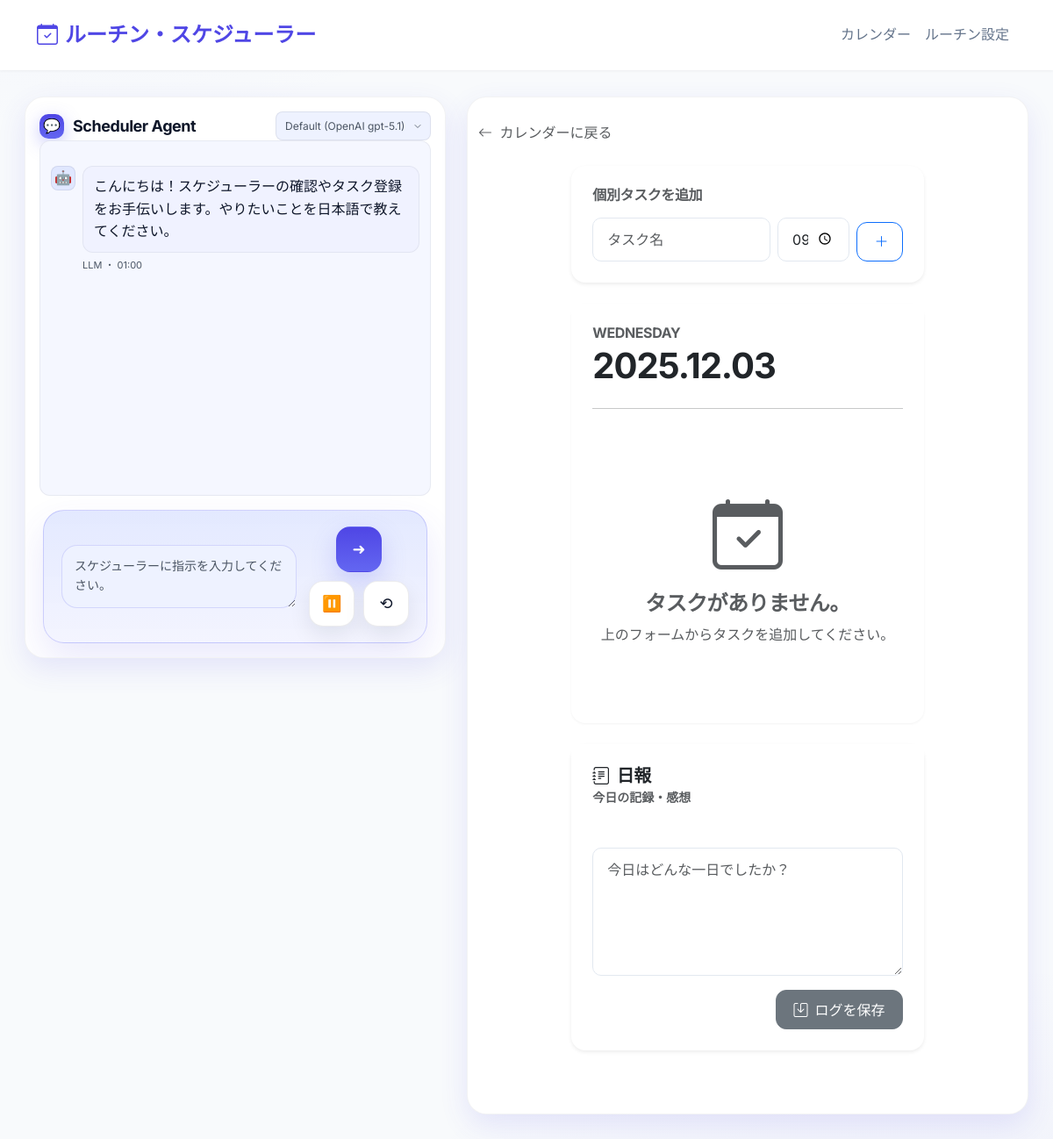
Page /day/2025-12-03 on the earlier database version.
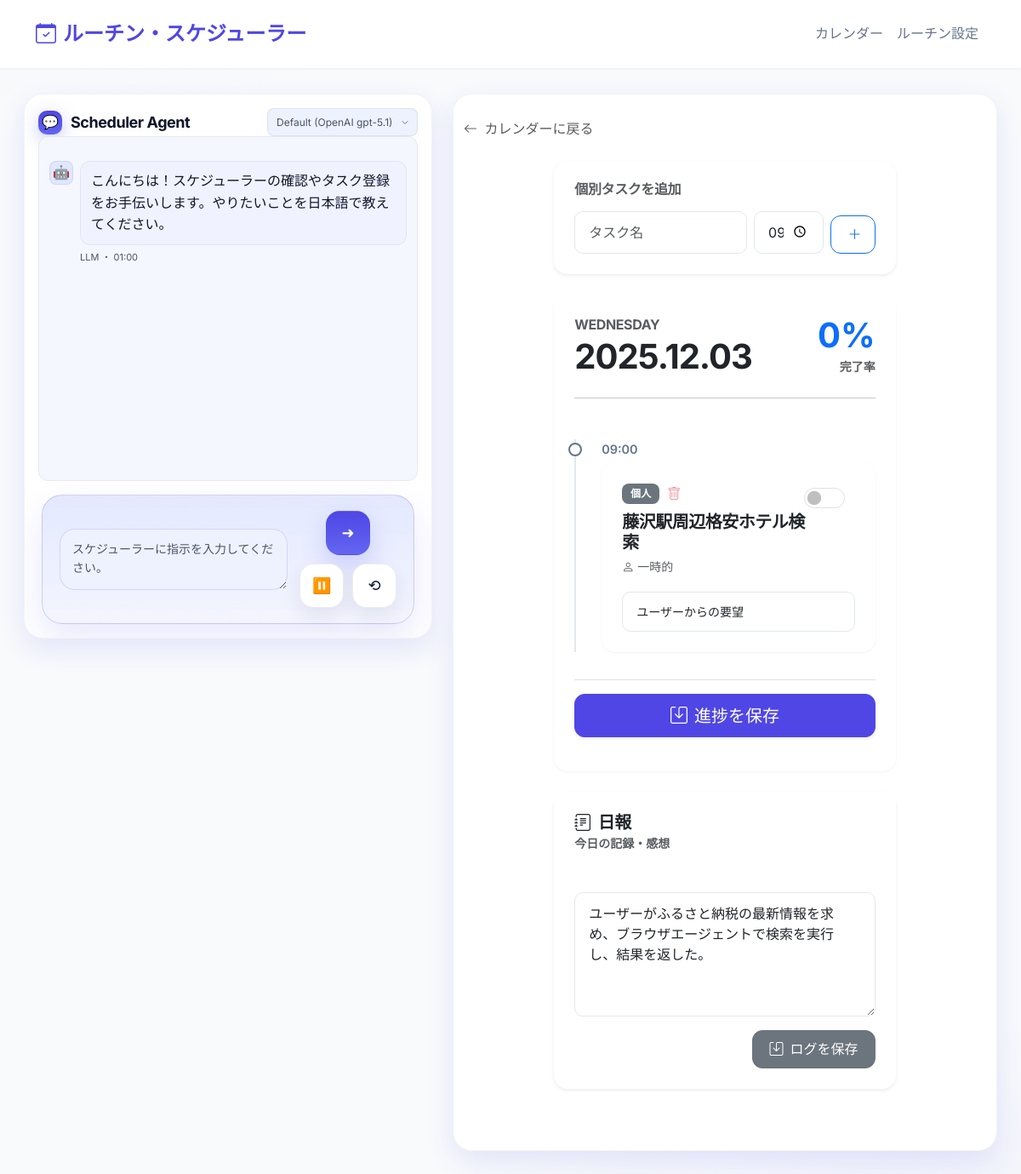
Same page on the later database version.
### app.py (models this page shows)
class CustomTask(db.Model):
    id = db.Column(db.Integer, primary_key=True)
    date = db.Column(db.Date, nullable=False)
    name = db.Column(db.String(100), nullable=False)
    time = db.Column(db.String(10), default="00:00")
    done = db.Column(db.Boolean, default=False)
    memo = db.Column(db.String(200))

class DayLog(db.Model):
    id = db.Column(db.Integer, primary_key=True)
    date = db.Column(db.Date, nullable=False)
    content = db.Column(db.Text)

### app.py (the view, shortened to what this page needs)
@app.route('/day/<date_str>', methods=['GET', 'POST'])
def day_view(date_str):
    try:
        date_obj = datetime.datetime.strptime(date_str, '%Y-%m-%d').date()
    except ValueError:
        return redirect(url_for('index'))
    timeline_items, completion_rate = _get_timeline_data(date_obj)
    day_log = DayLog.query.filter_by(date=date_obj).first()
    return render_template('day.html', date=date_obj, timeline_items=timeline_items, day_log=day_log, completion_rate=completion_rate)

### app.py (called while the page is built)
@app.context_processor
def _inject_proxy_prefix():
    return {"proxy_prefix": request.environ.get("SCRIPT_NAME", "") or ""}

def get_weekday_routines(weekday_int):
    all_routines = Routine.query.all()
    matched = []
    for r in all_routines:
        if str(weekday_int) in r.days.split(','):
            matched.append(r)
    return matched

### templates/day.html
{% extends "layout.html" %}
{% block content %}
<div class="mb-4">
    <a href="{{ url_for('index') }}" class="text-decoration-none text-muted hover-primary">
        <i class="bi bi-arrow-left me-1"></i> カレンダーに戻る
    </a>
</div>
<div class="row justify-content-center">
    <div class="col-lg-8">
        <div class="card shadow-sm border-0 mb-4">
            <div class="card-body">
                <h6 class="text-muted mb-3">個別タスクを追加</h6>
                <form method="POST" class="row g-2 align-items-end">
                    <div class="col-7">
                        <input type="text" class="form-control" name="custom_name" placeholder="タスク名" required>
                    </div>
                    <div class="col-3">
                        <input type="time" class="form-control" name="custom_time" value="09:00">
                    </div>
                    <div class="col-2">
                        <button type="submit" name="add_custom_task" class="btn btn-outline-primary w-100">
                            <i class="bi bi-plus-lg"></i>
                        </button>
                    </div>
                </form>
            </div>
        </div>
        {% include 'timeline_partial.html' %}
        <div id="daily-log-wrapper">
            {% include 'log_partial.html' %}
        </div>
    </div>
</div>
{% endblock %}

### templates/timeline_partial.html (shortened to what the changed rows need)
<div id="schedule-container" class="card shadow-md border-0 mb-4">
    <div class="card-header bg-white border-0 pt-4 pb-2 px-4">
        <div class="d-flex justify-content-between align-items-end">
            <div>
                <h2 class="mb-0 display-6 fw-bold">{{ date.strftime('%Y.%m.%d') }}</h2>
            </div>
            <div class="text-end">
                 {% if timeline_items|length > 0 %}
                    <div class="display-6 fw-bold text-primary">{{ completion_rate }}%</div>
                    <small class="text-muted">完了率</small>
                {% endif %}
            </div>
        </div>
    </div>
    <div class="card-body px-4 pt-2">
        {% if timeline_items|length == 0 %}
            <div class="text-center py-5">
                <div class="mb-3 text-muted display-1"><i class="bi bi-calendar-check"></i></div>
                <h4 class="text-muted">タスクがありません。</h4>
                <p class="text-muted">上のフォームからタスクを追加してください。</p>
            </div>
        {% else %}
            <form method="POST">
                <div class="timeline">
                    {% for item in timeline_items %}
                    {% set done_name = "done_" ~ item.id if item.type == 'routine' else "custom_done_" ~ item.id %}
                    {% set memo_name = "memo_" ~ item.id if item.type == 'routine' else "custom_memo_" ~ item.id %}
                    {% set is_done = item.log.done if item.log else false %}
                    {% set memo_val = item.log.memo if item.log and item.log.memo else '' %}
                    {% set item_dom_id = "item_" ~ item.type ~ "_" ~ item.id %}
                    <div class="timeline-item" id="{{ item_dom_id }}">
                        <div class="timeline-dot" style="{% if item.type == 'custom' %}border-color: var(--secondary-color);{% endif %}"></div>
                        <div class="timeline-time">{{ item.time }}</div>
                        <div class="card {% if is_done %}bg-light border-success{% endif %}">
                            <div class="card-body">
                                <div class="d-flex justify-content-between align-items-start mb-2">
                                    <div>
                                        {% if item.type == 'routine' %}
                                            <span class="badge badge-{{ item.step.category|lower }} mb-2">{{ item.step.category }}</span>
                                            <h5 class="card-title mb-1">{{ item.step.name }}</h5>
                                            <small class="text-muted"><i class="bi bi-collection me-1"></i>{{ item.routine.name }}</small>
                                        {% else %}
                                            <div class="d-flex align-items-center mb-2">
                                                <span class="badge bg-secondary me-2">個人</span>
                                                <button type="submit" name="delete_custom_task" value="{{ item.id }}"
                                                        class="btn btn-link p-0 text-danger opacity-50 hover-opacity-100"
                                                        style="font-size: 1rem;"
                                                        title="タスクを削除"
                                                        onclick="return confirm('このタスクを削除しますか？');">
                                                    <i class="bi bi-trash"></i>
                                                </button>
                                            </div>
                                            <h5 class="card-title mb-1">{{ item.step.name }}</h5>
                                            <small class="text-muted"><i class="bi bi-person me-1"></i>一時的</small>
                                        {% endif %}
                                    </div>
                                    <div class="form-check form-switch">
                                        <input class="form-check-input fs-4" type="checkbox"
                                               name="{{ done_name }}"
                                               id="{{ done_name }}"
                                               role="switch"
                                               {% if is_done %}checked{% endif %}>
                                    </div>
                                </div>
                                <div class="mt-3">
                                    <input type="text" class="form-control form-control-sm bg-white"
                                           name="{{ memo_name }}"
                                           placeholder="メモを追加..."
                                           value="{{ memo_val }}">
                                </div>
                            </div>
                        </div>
                    </div>
                    {% endfor %}
                </div>
                <div class="sticky-bottom bg-white py-3 border-top mt-4" style="bottom: 0; z-index: 10;">
                     <button type="submit" class="btn btn-primary w-100 btn-lg shadow-sm">
                        <i class="bi bi-save me-2"></i>進捗を保存
                    </button>
                </div>
            </form>
        {% endif %}
    </div>
</div>

### templates/log_partial.html
<div class="card shadow-sm border-0 mb-5" id="daily-log-card">
    <div class="card-header bg-white border-0 pt-4 px-4">
        <h5 class="mb-0"><i class="bi bi-journal-text me-2"></i>日報</h5>
        <small class="text-muted">今日の記録・感想</small>
    </div>
    <div class="card-body px-4">
        <form method="POST">
            <textarea class="form-control mb-3" name="day_log_content" rows="5" placeholder="今日はどんな一日でしたか？">{{ day_log.content if day_log else '' }}</textarea>
            <div class="text-end">
                <button type="submit" name="save_log" class="btn btn-secondary">
                    <i class="bi bi-save me-2"></i>ログを保存
                </button>
            </div>
        </form>
    </div>
</div>

Differences in the rows shown:
added CustomTask: time "09:00", {{ item.id }} 1 (drawn), step.name "藤沢駅周辺格安ホテル検索", memo "ユーザーからの要望"
added DayLog: day_log_content "ユーザーがふるさと納税の最新情報を求め、ブラウザエージェントで検索を実行し、結果を返した。"
Other differences:
{{ completion_rate }}: (not shown) → "0"
text no longer shown: "タスクがありません。 上のフォームからタスクを追加してください。"
text now shown: "% 完了率 進捗を保存"
